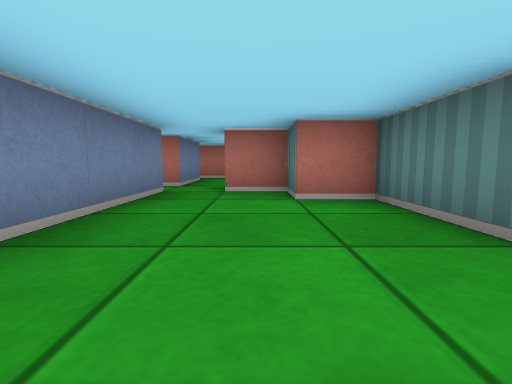
[1] (above)

16 first-person views from a walk through a cub3D maze. The camera is about half as high as the walls, tilts 6° down and sees 85° across. The floor is counted in squares. Each view is taken from the middle of a square. On the plan, view 1 faces up. The plan holds only what a view shows up to about 9 squares ahead; the rest is blank.

[2]
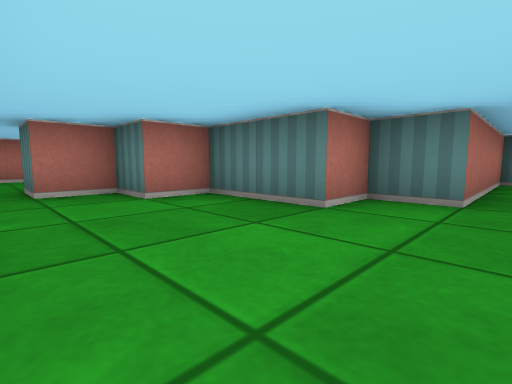

[3]
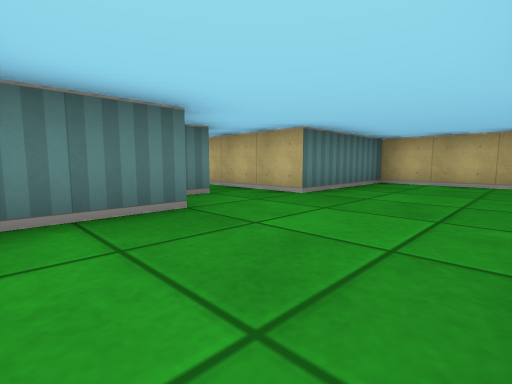

[4]
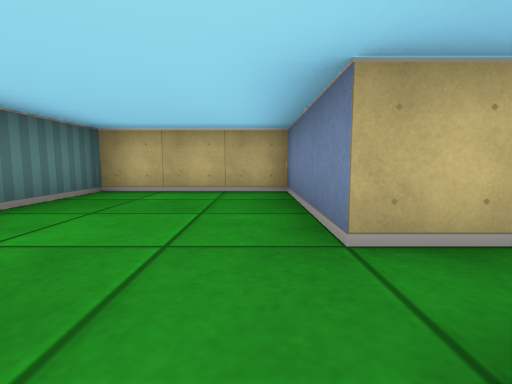

[5]
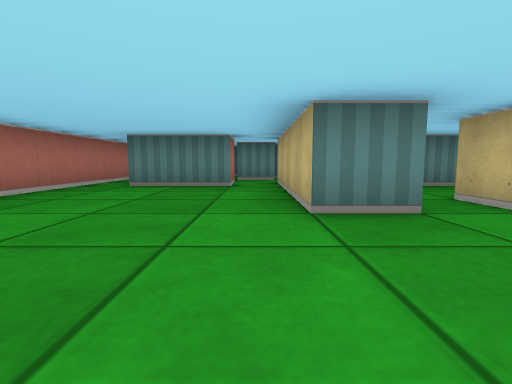

[6]
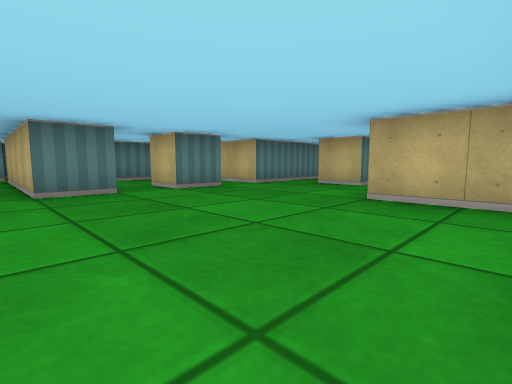

[7]
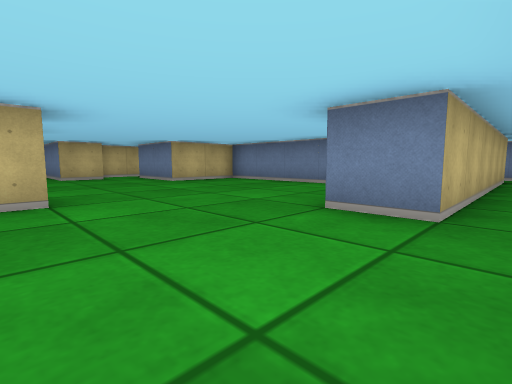

[8]
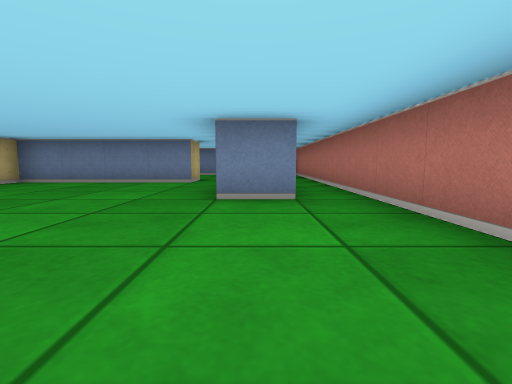

[9]
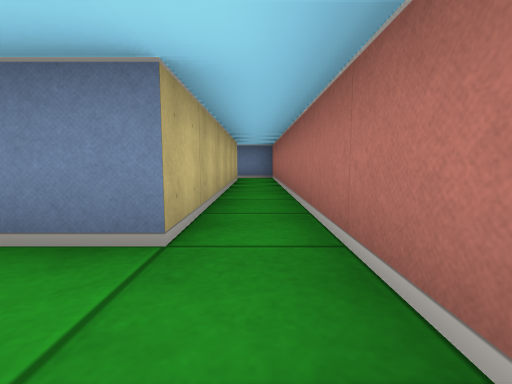

[10]
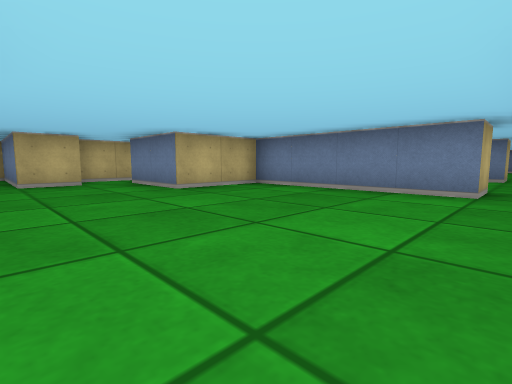

[11]
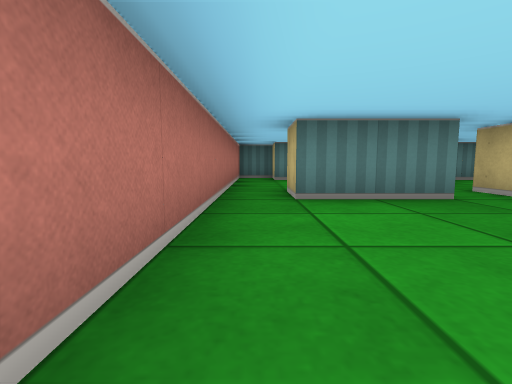

[12]
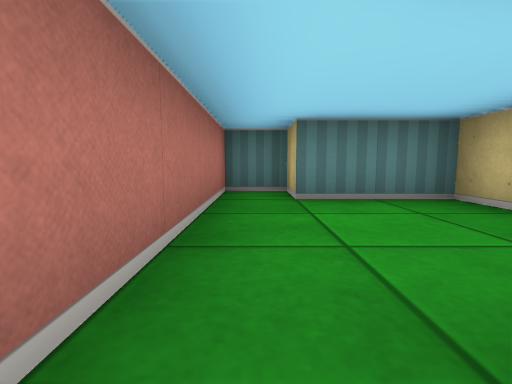

[13]
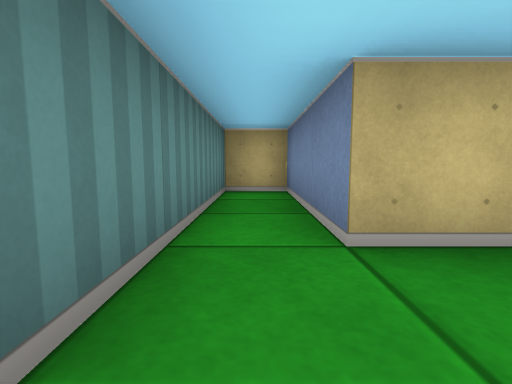

[14]
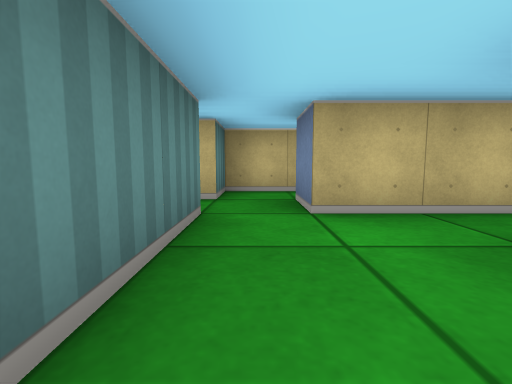

[15]
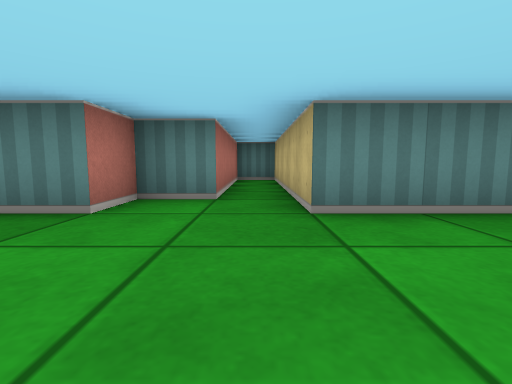

[16]
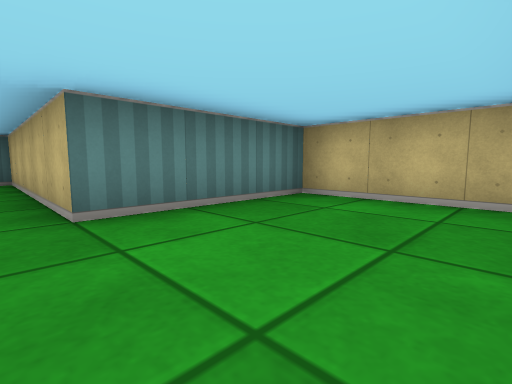

### Floor plan
Ten units are one square. View 1 is at (0, 0); x grows to the right and y downward. Boxes are objects, and circles mark ways between rooms. Rooms are numbered by the first view taken in them; rooms with no view inside come last. Other rooms are left out.
<svg viewBox="-150 -91 220 131">
<path fill="none" stroke="#000" d="M-15 5 -15 35 15 35 15 5 65 5 65 -5 25 -5 25 -15 15 -15 15 -35 5 -35 5 -45 -5 -45M-15 -45 -15 -15M-55 -34 -55 -45 -25 -45M-55 -15 -55 -25 -45 -25M-105 -55 -105 -15 -85 -15 -85 5M-76 5 -65 5 -65 35 -55 35 -55 -5 -35 -5 -35 5M-25 -55 -25 -75M-25 -5 -25 -25M-90 15 -76 15M-38 15 -25 15 -25 5 -15 5M-25 -85 -142 -85M-135 -75 -75 -75 -75 -65M-145 -86 -145 -74M6 -55 15 -55 15 -75 25 -75 25 -85 -25 -85M-25 -75 -15 -75 -15 -55 -25 -55M-5 -45 -5 -55M-25 -45 -15 -45"/>
<circle cx="-20" cy="0" r="3" fill="#2a7"/>
<circle cx="-10" cy="-50" r="3" fill="#2a7"/>
<circle cx="-20" cy="-50" r="3" fill="#2a7"/>
<circle cx="-20" cy="-80" r="3" fill="#2a7"/>
<text x="10" y="0">1</text>
<text x="-70" y="-40">2</text>
<text x="0" y="-70">3</text>
</svg>
Room 1 opens to room 2. Room 1 opens to room 3. Room 2 opens to room 3.

Where each view was taken, in squares from view 1:
view 1: 0 up, 0 right, facing up
view 2: 0 up, 1 left, facing up-right
view 3: 3 up, 1 left, facing down-right
view 4: 1 up, 1 left, facing down
view 5: 5 up, 8 left, facing right
view 6: 5 up, 10 left, facing down-right
view 7: 8 up, 5 left, facing down-left
view 8: 7 up, 4 left, facing left
view 9: 8 up, 6 left, facing left
view 10: 6 up, 6 left, facing down-left
view 11: 8 up, 6 left, facing right
view 12: 8 up, 2 left, facing right
view 13: 1 up, 6 left, facing down
view 14: 3 up, 3 left, facing down
view 15: 0 up, 1 left, facing right
view 16: 0 up, 1 left, facing down-right
